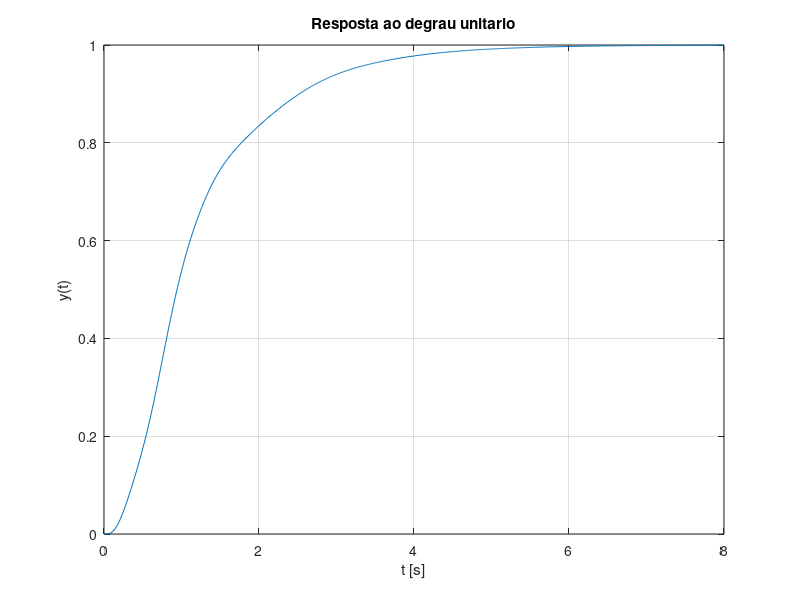
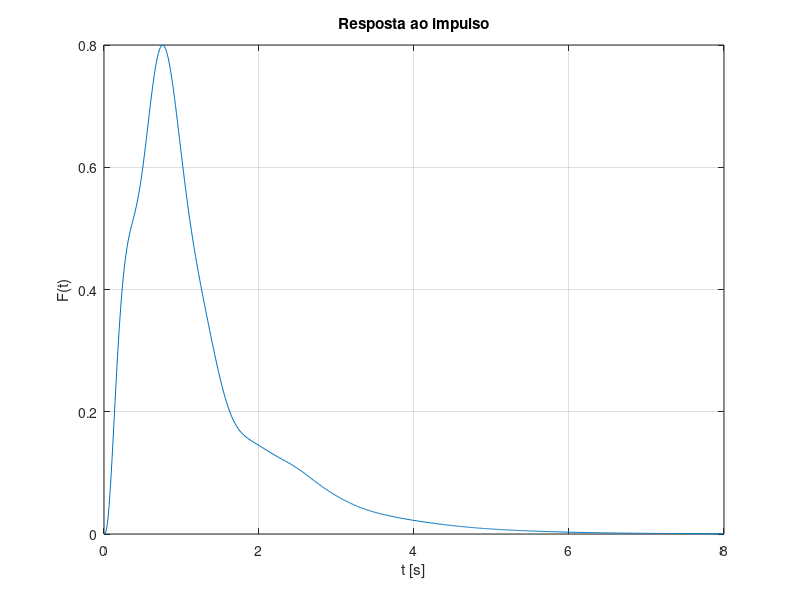
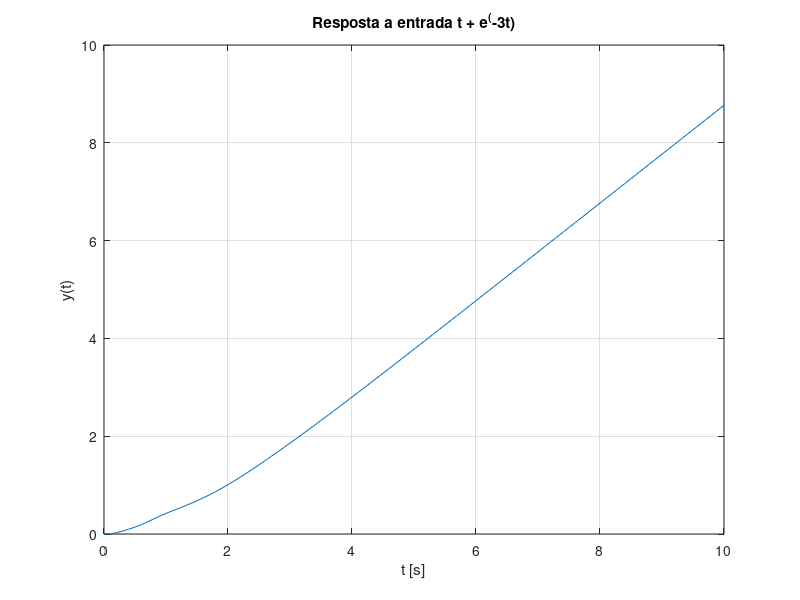
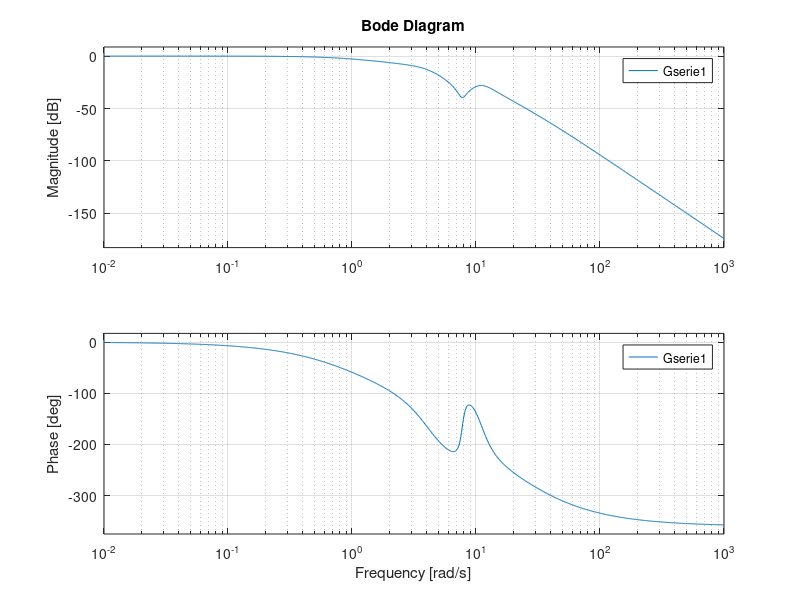

Source code (MATLAB) for these figures, in order:
close all;
clear all;
clc;

Fs = tf(1,[1 1]);
Gs = tf(100,[1 5 100]);
Cs = tf([20 20 1200],[1 40 400 0]);
Ss = tf(10,[1 10]);

Gserie = series(Cs,Gs);
Gretorno = feedback(Gserie,Ss);
Gserie1 = series(Gretorno,Fs)

% Item (a)

[Y,t] = step(Gserie1, 8);
figure(1),plot(t,Y), grid
title('Resposta ao degrau unitario');
xlabel('t [s]');
ylabel('y(t)');

[F,t] = impulse(Gserie1, 8);
figure(2),plot(t,F), grid
title('Resposta ao impulso');
xlabel('t [s]');
ylabel('F(t)');

% item (b)

t = [0:0.1:10];
r = t + e.^(-3.*t);
h = lsim(Gserie1, r, t);
figure(3), plot(t,h), grid
title('Resposta a entrada t + e^(-3t)');
xlabel('t [s]');
ylabel('y(t)');

%item (c)

figure(4),bode(Gserie1)
